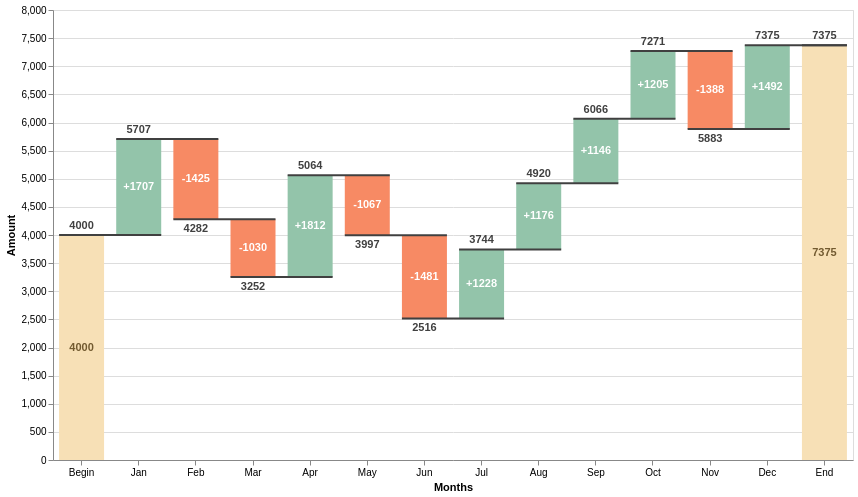

Write a Vega-Lite specification for this figure.
### Vega specification from a JSON file in a GitHub repository (floating-point values rounded to 4 significant figures)
{"$schema": "https://vega.github.io/schema/vega/v5.json", "background": "white", "padding": 5, "width": 800, "height": 450, "style": "cell", "data": [{"name": "source_0", "values": [{"label": "Begin", "amount": 4000}, {"label": "Jan", "amount": 1707}, {"label": "Feb", "amount": -1425}, {"label": "Mar", "amount": -1030}, {"label": "Apr", "amount": 1812}, {"label": "May", "amount": -1067}, {"label": "Jun", "amount": -1481}, {"label": "Jul", "amount": 1228}, {"label": "Aug", "amount": 1176}, {"label": "Sep", "amount": 1146}, {"label": "Oct", "amount": 1205}, {"label": "Nov", "amount": -1388}, {"label": "Dec", "amount": 1492}, {"label": "End", "amount": 0}]}, {"name": "data_0", "source": "source_0", "transform": [{"type": "window", "params": [null], "as": ["sum"], "ops": ["sum"], "fields": ["amount"], "sort": {"field": [], "order": []}}, {"type": "window", "params": [null], "as": ["lead"], "ops": ["lead"], "fields": ["label"], "sort": {"field": [], "order": []}}, {"type": "formula", "expr": "datum.lead === null ? datum.label : datum.lead", "as": "lead"}, {"type": "formula", "expr": "datum.label === 'End' ? 0 : datum.sum - datum.amount", "as": "previous_sum"}, {"type": "formula", "expr": "datum.label === 'End' ? datum.sum : datum.amount", "as": "amount"}, {"type": "formula", "expr": "(datum.label !== 'Begin' && datum.label !== 'End' && datum.amount > 0 ? '+' : '') + datum.amount", "as": "text_amount"}, {"type": "formula", "expr": "(datum.sum + datum.previous_sum) / 2", "as": "center"}, {"type": "formula", "expr": "datum.sum < datum.previous_sum ? datum.sum : ''", "as": "sum_dec"}, {"type": "formula", "expr": "datum.sum > datum.previous_sum ? datum.sum : ''", "as": "sum_inc"}]}, {"name": "data_1", "source": "data_0", "transform": [{"type": "filter", "expr": "isValid(datum[\"previous_sum\"]) && isFinite(+datum[\"previous_sum\"])"}]}, {"name": "data_2", "source": "data_0", "transform": [{"type": "filter", "expr": "isValid(datum[\"sum\"]) && isFinite(+datum[\"sum\"])"}]}, {"name": "data_3", "source": "data_0", "transform": [{"type": "filter", "expr": "isValid(datum[\"sum_inc\"]) && isFinite(+datum[\"sum_inc\"])"}]}, {"name": "data_4", "source": "data_0", "transform": [{"type": "filter", "expr": "isValid(datum[\"sum_dec\"]) && isFinite(+datum[\"sum_dec\"])"}]}, {"name": "data_5", "source": "data_0", "transform": [{"type": "filter", "expr": "isValid(datum[\"center\"]) && isFinite(+datum[\"center\"])"}]}], "marks": [{"name": "layer_0_marks", "type": "rect", "style": ["bar"], "from": {"data": "data_1"}, "encode": {"update": {"fill": [{"test": "datum.label === 'Begin' || datum.label === 'End'", "value": "#f7e0b6"}, {"test": "datum.sum < datum.previous_sum", "value": "#f78a64"}, {"value": "#93c4aa"}], "ariaRoleDescription": {"value": "bar"}, "description": {"signal": "\"label: \" + (isValid(datum[\"label\"]) ? datum[\"label\"] : \"\"+datum[\"label\"]) + \"; Amount: \" + (format(datum[\"previous_sum\"], \"\")) + \"; sum: \" + (format(datum[\"sum\"], \"\"))"}, "xc": {"scale": "x", "field": "label", "band": 0.5}, "width": {"value": 45}, "y": {"scale": "y", "field": "previous_sum"}, "y2": {"scale": "y", "field": "sum"}}}}, {"name": "layer_1_marks", "type": "rule", "style": ["rule"], "from": {"data": "data_2"}, "encode": {"update": {"opacity": {"value": 1}, "strokeWidth": {"value": 2}, "stroke": {"value": "#404040"}, "description": {"signal": "\"label: \" + (isValid(datum[\"label\"]) ? datum[\"label\"] : \"\"+datum[\"label\"]) + \"; sum: \" + (format(datum[\"sum\"], \"\")) + \"; lead: \" + (isValid(datum[\"lead\"]) ? datum[\"lead\"] : \"\"+datum[\"lead\"])"}, "x": {"scale": "x", "field": "label", "offset": -22.5, "band": 0.5}, "x2": {"scale": "x", "field": "lead", "offset": 22.5, "band": 0.5}, "y": {"scale": "y", "field": "sum"}}}}, {"name": "layer_2_marks", "type": "text", "style": ["text"], "from": {"data": "data_3"}, "encode": {"update": {"baseline": {"value": "bottom"}, "dy": {"value": -4}, "fill": {"value": "#404040"}, "description": {"signal": "\"label: \" + (isValid(datum[\"label\"]) ? datum[\"label\"] : \"\"+datum[\"label\"]) + \"; sum_inc: \" + (format(datum[\"sum_inc\"], \"\"))"}, "x": {"scale": "x", "field": "label", "band": 0.5}, "y": {"scale": "y", "field": "sum_inc"}, "text": {"signal": "isValid(datum[\"sum_inc\"]) ? datum[\"sum_inc\"] : \"\"+datum[\"sum_inc\"]"}, "align": {"value": "center"}}}}, {"name": "layer_3_marks", "type": "text", "style": ["text"], "from": {"data": "data_4"}, "encode": {"update": {"baseline": {"value": "top"}, "dy": {"value": 4}, "fill": {"value": "#404040"}, "description": {"signal": "\"label: \" + (isValid(datum[\"label\"]) ? datum[\"label\"] : \"\"+datum[\"label\"]) + \"; sum_dec: \" + (format(datum[\"sum_dec\"], \"\"))"}, "x": {"scale": "x", "field": "label", "band": 0.5}, "y": {"scale": "y", "field": "sum_dec"}, "text": {"signal": "isValid(datum[\"sum_dec\"]) ? datum[\"sum_dec\"] : \"\"+datum[\"sum_dec\"]"}, "align": {"value": "center"}}}}, {"name": "layer_4_marks", "type": "text", "style": ["text"], "from": {"data": "data_5"}, "encode": {"update": {"baseline": {"value": "middle"}, "fontWeight": {"value": "bold"}, "fill": [{"test": "datum.label === 'Begin' || datum.label === 'End'", "value": "#725a30"}, {"value": "white"}], "description": {"signal": "\"label: \" + (isValid(datum[\"label\"]) ? datum[\"label\"] : \"\"+datum[\"label\"]) + \"; center: \" + (format(datum[\"center\"], \"\")) + \"; text_amount: \" + (isValid(datum[\"text_amount\"]) ? datum[\"text_amount\"] : \"\"+datum[\"text_amount\"])"}, "x": {"scale": "x", "field": "label", "band": 0.5}, "y": {"scale": "y", "field": "center"}, "text": {"signal": "isValid(datum[\"text_amount\"]) ? datum[\"text_amount\"] : \"\"+datum[\"text_amount\"]"}, "align": {"value": "center"}}}}], "scales": [{"name": "x", "type": "band", "domain": {"fields": [{"data": "data_1", "field": "label"}, {"data": "data_2", "field": "label"}, {"data": "data_2", "field": "lead"}, {"data": "data_3", "field": "label"}, {"data": "data_4", "field": "label"}, {"data": "data_5", "field": "label"}]}, "range": [0, {"signal": "width"}], "paddingInner": 0.1, "paddingOuter": 0.05}, {"name": "y", "type": "linear", "domain": {"fields": [{"data": "data_1", "field": "previous_sum"}, {"data": "data_1", "field": "sum"}, {"data": "data_2", "field": "sum"}, {"data": "data_3", "field": "sum_inc"}, {"data": "data_4", "field": "sum_dec"}, {"data": "data_5", "field": "center"}]}, "range": [{"signal": "height"}, 0], "nice": true, "zero": true}], "axes": [{"scale": "y", "orient": "left", "gridScale": "x", "grid": true, "tickCount": {"signal": "ceil(height/40)"}, "domain": false, "labels": false, "aria": false, "maxExtent": 0, "minExtent": 0, "ticks": false, "zindex": 0}, {"scale": "x", "orient": "bottom", "grid": false, "title": "Months", "labelAngle": 0, "labelBaseline": "top", "zindex": 0}, {"scale": "y", "orient": "left", "grid": false, "title": "Amount", "labelOverlap": true, "tickCount": {"signal": "ceil(height/40)"}, "zindex": 0}], "config": {"style": {"text": {"fontWeight": "bold"}}}}
